Frame 1 (no input): blank canvas, image omitted
Frame 60 (no input): blank canvas, image omitted
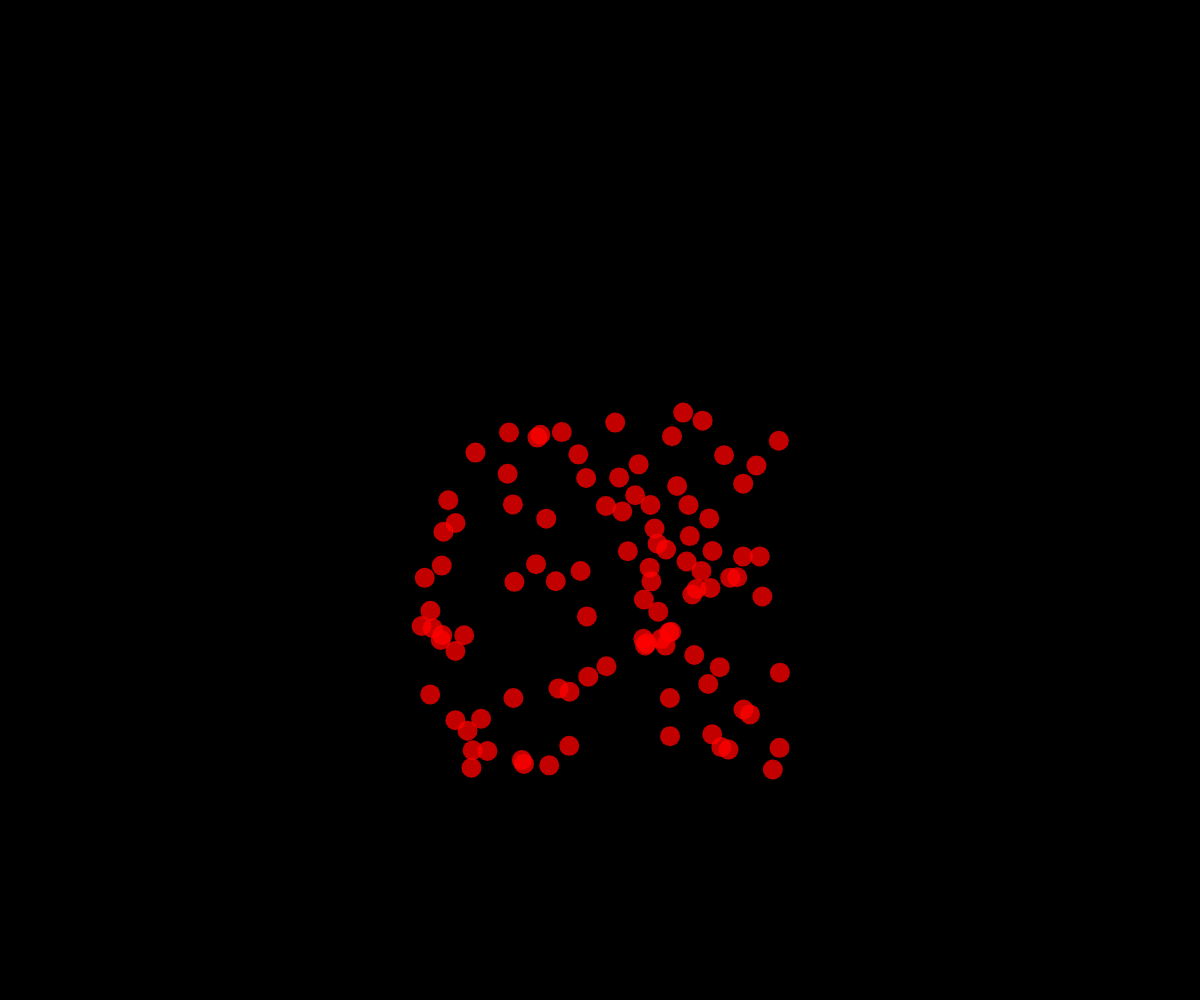
Frame 120 (the mouse pressed at the canvas centre since frame 60)

The p5.js sketch whose frames 1 and 60 were blank and that drew this single picture after the mouse press (run headless with seeded random() and noise() and a simulated clock; from frame 60 on, the mouse is pressed at the canvas centre):

// p5.js sketch
// ── sketch.js
// OOP Particle

let theFireworks = [];

function setup() {
  createCanvas(windowWidth, windowHeight);
}

function draw() {
  background(0);
  for (let i = theFireworks.length - 1; i >= 0; i--) {
    theFireworks[i].move();
    if (theFireworks[i].isDone()) {
      theFireworks.splice(i, 1);
    }
    else {
      theFireworks[i].display();
    }
    //theFireworks[i].display();
  }

}

function mousePressed() {
  for (let i = 0; i < 100; i++){
    let myFirework = new Particle(mouseX, mouseY, random(-3,3), random(-3, 3), 10);
    theFireworks.push(myFirework);
  }
}

class Particle {
  constructor(x, y, dx, dy, radius) {
    this.x = x;
    this.y = y;
    this.dx = dx;
    this.dy = dy;
    this.radius = radius;
    this.alpha = 255;
    this.gravity = 0.05;
  }

  display() {
    noStroke();
    fill(255, 0, 0, this.alpha);
    circle(this.x, this.y, this.radius * 2);
  }

  move() {
    this.dy += this.gravity;
    this.x += this.dx;
    this.y += this.dy;
    this.alpha -= 1;
  }
  
  isDone() {
    return this.alpha <= 0;
  }
}
